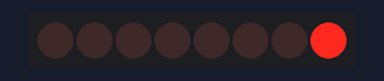
Bench run of a program on a simulated Raspberry Pi (header pin numbers). On the bench: 8 shift-register outputs drawn as a row of LEDs (first output left, lit = HIGH). What the program prints to the terminal is not drawn.

Above: at 0.05 s.
At 0.65 s:
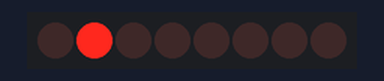
At 1.25 s:
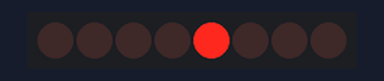
At 1.75 s:
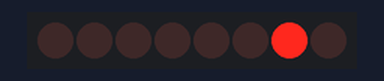
At 2.4 s:
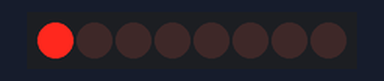
At 3.45 s:
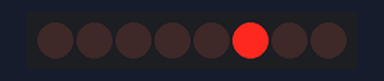
Timing chart, 0 to 3.8 s (numbered marks = the images above):
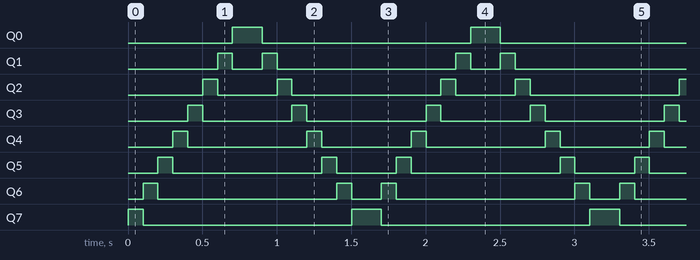

Measured:
- by itself, Q0: alternates HIGH for 0.20 s and LOW for 1.4 s
- by itself, Q1: repeats every 1.6 s: LOW 0.20 s, HIGH 0.10 s, LOW 1.2 s, HIGH 0.10 s
- by itself, Q2: repeats every 1.6 s: LOW 0.40 s, HIGH 0.10 s, LOW 1.0 s, HIGH 0.10 s
- by itself, Q3: repeats every 1.6 s: LOW 0.60 s, HIGH 0.10 s, LOW 0.80 s, HIGH 0.10 s
- by itself, Q4: repeats every 1.6 s: LOW 0.80 s, HIGH 0.10 s, LOW 0.60 s, HIGH 0.10 s
- by itself, Q5: repeats every 1.6 s: LOW 1.0 s, HIGH 0.10 s, LOW 0.40 s, HIGH 0.10 s
- by itself, Q6: repeats every 1.6 s: LOW 1.2 s, HIGH 0.10 s, LOW 0.20 s, HIGH 0.10 s
- by itself, Q7: repeats every 1.6 s: LOW 1.4 s, HIGH 0.20 s

The program:

BarraLed_chip_74HC595.py
```python
import RPi.GPIO as gp
import time

# Definisce il bit di dati che viene trasmesso preferenzialmente nella funzione shiftOut.
LSBFIRST  =  1
MSBFIRST  =  2

# definire i pin per 74HC595
dataPin    =  11       # DS Pin di 74HC595 (Pin14)
latchPin   =  13       # ST_CP Pin di 74HC595 (Pin12)
clockPin  =  15        # CH_CP Pin di 74HC595 (Pin11)


def setup():

    gp.setmode(gp.BOARD)
    gp.setup(dataPin, gp.OUT) # set pin to OUTPUT mode
    gp.setup(latchPin, gp.OUT)
    gp.setup(clockPin, gp.OUT)


# funzione shiftOut, usa la trasmissione seriale di bit.
def shiftOut(dPin,cPin,order,val):

    for i in range(0,8):
        gp.output(cPin,gp.LOW)

        if(order == LSBFIRST):
            gp.output(dPin,(0x01&(val>>i)==0x01) and gp.HIGH or gp.LOW)
        elif(order == MSBFIRST):
            gp.output(dPin,(0x80&(val<<i)==0x80) and gp.HIGH or gp.LOW)
        gp.output(cPin,gp.HIGH);

def loop():

    while True:

        x=0x01
        for i in range(0,8):

            gp.output(latchPin,gp.LOW)
            shiftOut(dataPin,clockPin,LSBFIRST,x)
            gp.output(latchPin,gp.HIGH)
            x<<=1
            time.sleep(0.1)

        x=0x80
        for i in range(0,8):

            gp.output(latchPin,gp.LOW)
            shiftOut(dataPin,clockPin,LSBFIRST,x)
            gp.output(latchPin,gp.HIGH)

            x>>=1
            time.sleep(0.1)

def destroy():
    gp.cleanup()

if __name__ == '__main__': # Program entrance
    print ('Program is starting...' )
    setup()
    try:
        loop()
    except KeyboardInterrupt:  # Press ctrl-c to end the program.
        destroy()
```
